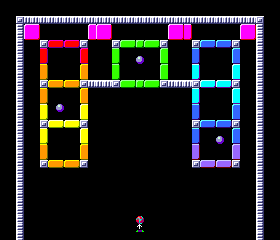

This game map was drawn from its Tiled (.tmx) file and the tilesets committed beside it. A one-line description and the full map source follow:
An orthogonal 35x30 tile map with 8x8 px tiles, 1 tile layer (Tile Layer 1).

<map version="1.9" tiledversion="1.9.2" orientation="orthogonal" renderorder="right-down" width="35" height="30" tilewidth="8" tileheight="8" infinite="0" nextlayerid="2" nextobjectid="1">
 <editorsettings>
  <export format="Breakout" />
 </editorsettings>
 <tileset firstgid="1" source="breakout-tiles.tsx" />
 <layer id="1" name="Tile Layer 1" width="35" height="30">
  <data encoding="csv">
0,0,0,0,0,0,0,0,0,0,0,0,0,0,0,0,0,0,0,0,0,0,0,0,0,0,0,0,0,0,0,0,0,0,0,
0,0,0,0,0,0,0,0,0,0,0,0,0,0,0,0,0,0,0,0,0,0,0,0,0,0,0,0,0,0,0,0,0,0,0,
0,0,2,3,3,3,3,3,3,3,3,3,3,3,3,3,3,3,3,3,3,3,3,3,3,3,3,3,3,3,3,3,2,0,0,
0,0,4,79,80,0,0,0,0,0,0,79,79,80,0,0,1,0,0,0,0,79,80,80,0,0,0,0,0,0,79,80,4,0,0,
0,0,4,95,96,0,0,0,0,0,0,95,95,96,0,0,0,0,0,0,0,95,96,96,0,0,0,0,0,0,95,96,4,0,0,
0,0,4,0,0,2,33,34,33,34,2,0,0,0,2,39,40,20,39,40,2,0,0,0,2,43,44,43,44,2,0,0,4,0,0,
0,0,4,0,0,66,0,0,0,0,65,0,0,0,72,0,0,0,0,0,71,0,0,0,76,0,0,0,0,75,0,0,4,0,0,
0,0,4,0,0,82,0,0,0,0,81,0,0,0,88,0,0,146,0,0,87,0,0,0,92,0,0,0,0,91,0,0,4,0,0,
0,0,4,0,0,68,0,0,0,0,67,0,0,0,72,0,0,0,0,0,71,0,0,0,74,0,0,0,0,73,0,0,4,0,0,
0,0,4,0,0,84,0,0,0,0,83,0,0,0,88,0,0,0,0,0,87,0,0,0,90,0,0,0,0,89,0,0,4,0,0,
0,0,4,0,0,2,35,36,35,36,2,3,3,3,2,39,40,20,39,40,2,3,3,3,2,41,42,41,42,2,0,0,4,0,0,
0,0,4,0,0,68,0,0,0,0,67,0,0,0,0,0,0,0,0,0,0,0,0,0,74,0,0,0,0,73,0,0,4,0,0,
0,0,4,0,0,84,0,0,0,0,83,0,0,0,0,0,0,0,0,0,0,0,0,0,90,0,0,0,0,89,0,0,4,0,0,
0,0,4,0,0,70,0,146,0,0,69,0,0,0,0,0,0,0,0,0,0,0,0,0,76,0,0,0,0,75,0,0,4,0,0,
0,0,4,0,0,86,0,0,0,0,85,0,0,0,0,0,0,0,0,0,0,0,0,0,92,0,0,0,0,91,0,0,4,0,0,
0,0,4,0,0,2,37,38,37,38,2,0,0,0,0,0,0,0,0,0,0,0,0,0,2,43,44,43,44,2,0,0,4,0,0,
0,0,4,0,0,70,0,0,0,0,69,0,0,0,0,0,0,0,0,0,0,0,0,0,76,0,0,0,0,75,0,0,4,0,0,
0,0,4,0,0,86,0,0,0,0,85,0,0,0,0,0,0,0,0,0,0,0,0,0,92,0,0,146,0,91,0,0,4,0,0,
0,0,4,0,0,68,0,0,0,0,67,0,0,0,0,0,0,0,0,0,0,0,0,0,78,0,0,0,0,77,0,0,4,0,0,
0,0,4,0,0,84,0,0,0,0,83,0,0,0,0,0,0,0,0,0,0,0,0,0,94,0,0,0,0,93,0,0,4,0,0,
0,0,4,0,0,2,35,36,35,36,2,0,0,0,0,0,0,0,0,0,0,0,0,0,2,45,46,45,46,2,0,0,4,0,0,
0,0,4,0,0,0,0,0,0,0,0,0,0,0,0,0,0,0,0,0,0,0,0,0,0,0,0,0,0,0,0,0,4,0,0,
0,0,4,0,0,0,0,0,0,0,0,0,0,0,0,0,0,0,0,0,0,0,0,0,0,0,0,0,0,0,0,0,4,0,0,
0,0,4,0,0,0,0,0,0,0,0,0,0,0,0,0,0,0,0,0,0,0,0,0,0,0,0,0,0,0,0,0,4,0,0,
0,0,4,0,0,0,0,0,0,0,0,0,0,0,0,0,0,0,0,0,0,0,0,0,0,0,0,0,0,0,0,0,4,0,0,
0,0,4,0,0,0,0,0,0,0,0,0,0,0,0,0,0,0,0,0,0,0,0,0,0,0,0,0,0,0,0,0,4,0,0,
0,0,4,0,0,0,0,0,0,0,0,0,0,0,0,0,0,0,0,0,0,0,0,0,0,0,0,0,0,0,0,0,4,0,0,
0,0,4,0,0,0,0,0,0,0,0,0,0,0,0,0,0,145,0,0,0,0,0,0,0,0,0,0,0,0,0,0,4,0,0,
0,0,4,0,0,0,0,0,0,0,0,0,0,0,0,0,1,129,0,0,0,0,0,0,0,0,0,0,0,0,0,0,4,0,0,
0,0,4,0,0,0,0,0,0,0,0,0,0,0,0,0,0,0,0,0,0,0,0,0,0,0,0,0,0,0,0,0,4,0,0
</data>
 </layer>
</map>